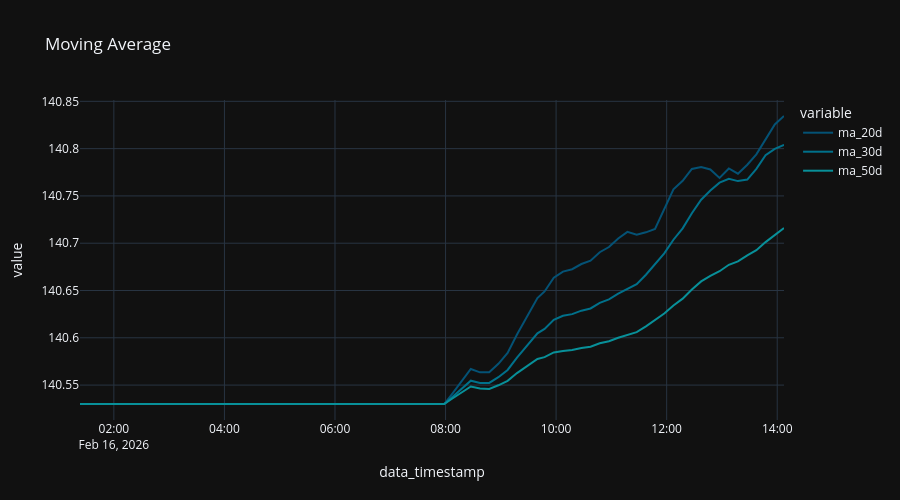

Notebook source saved alongside this figure:
### Code cell
x = df[df['ticker'] == asset_ticker][['data_timestamp', 'ma_20d', 'ma_30d', 'ma_50d', 'ticker']].sort_values(by="data_timestamp")

fig = px.line (
  x,
  "data_timestamp",
  ['ma_20d',"ma_30d", "ma_50d"],
  title='Moving Average',
#   color_discrete_sequence="Tealgrn_r",
)

fig.update_layout (
  height=500,
)
